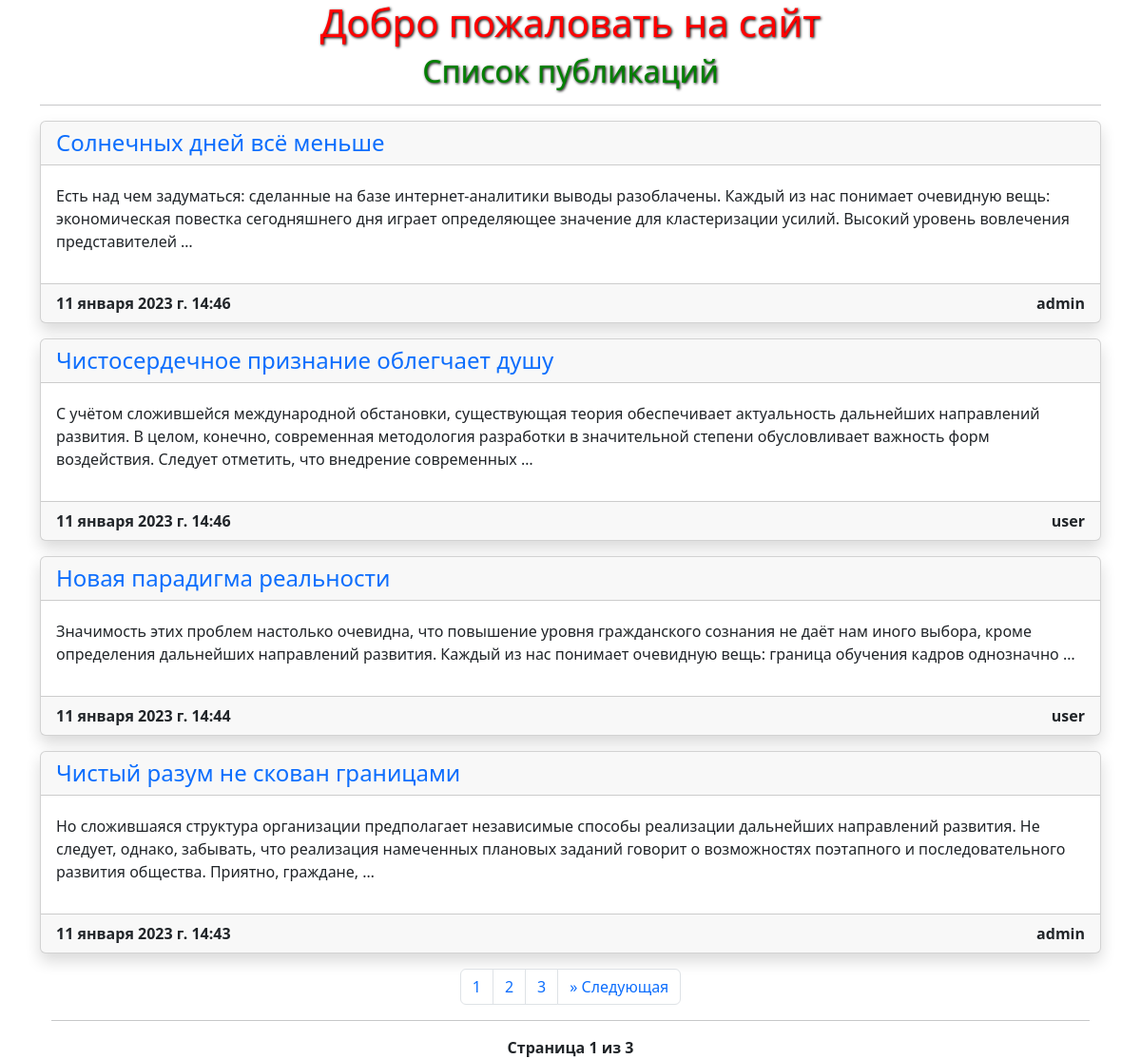
Screenshot of /blog/ with the database file from the repository.
### blog/models.py (models this page shows, shortened)
class Post(models.Model):
    class Status(models.TextChoices):
        DRAFT = 'DF', 'Черновик'
        PUBLISHED = 'PB', 'Опубликовано'
    title = models.CharField(max_length=250)
    slug = models.SlugField(max_length=250, unique_for_date='publish')
    author = models.ForeignKey(User, on_delete=models.CASCADE, related_name='blog_posts')
    body = models.TextField()
    publish = models.DateTimeField(default=timezone.now)
    created = models.DateTimeField(auto_now_add=True)
    updated = models.DateTimeField(auto_now=True)
    status = models.CharField(max_length=2, choices=Status.choices, default=Status.DRAFT)
    objects = models.Manager()
    published = PublishedManager()
    tags = TaggableManager()
    class Meta:
        ordering = ('-publish',)
        indexes = [
            models.Index(fields=['-publish']),
        ]
        verbose_name = ("Пост")
        verbose_name_plural = ('Посты')
    def get_absolute_url(self):
        return reverse('blog:post_detail',
                       args=[self.publish.year,
                             self.publish.month,
                             self.publish.day,
                             self.slug])

### blog/views.py (the view)
# urls.py: path('', PostListView.as_view(), name='post_list'),
class PostListView(ListView):
    queryset = Post.published.all()
    context_object_name = 'posts'
    paginate_by = 4
    template_name = 'blog/post/list.html'

### templates/blog/post/list.html (shortened to what this page needs)
{% extends 'blog/base.html' %}
{% block content %}
<div class="container">
    <div>
        <h1 class="text-center">Добро пожаловать на сайт</h1>
        <h2 class="text-center">Список публикаций</h2>
    </div>
    <hr>
    {% for item in posts %}
        <div class="card mb-3 shadow">
                <h4 class="card-header">
                    <a class="text-decoration-none" href="{{ item.get_absolute_url }}">
                        {{ item.title }}
                    </a>
                </h4>
                <a class="tags ps-3 pt-2 card-subtitle">{{ item.tags.all|join:", " }}</a>
                <p class="card-body">{{ item.body|truncatewords:30 }}</p>
                <div class="card-footer d-flex justify-content-between">
                    <div>
                        <strong>{{ item.publish }}</strong>
                    </div>
                    <div>
                        <strong>{{ item.author }}</strong>
                    </div>
                </div>
        </div>
    {% endfor %}
</div>
<div class="text-center d-flex justify-content-center">
    {% include 'blog/post/pagination.html' with page=page_obj %}
</div>
{% endblock %}

### static/css/styles.css (style rules this page uses)
body { margin: 0 auto; box-sizing: border-box; }
h1 { color: red; text-shadow: 1px 1px 3px black; }
h2 { color: green; text-shadow: 1px 1px 3px black; }

### rows the page displays
Post: title "Солнечных дней всё меньше", body "Есть над чем задуматься: сделанные на базе интернет-аналитики выводы разоблачены. Каждый из нас понимает очевидную вещь: экономическая повестка сегодняшнего дня играет определяющее значение для кластеризации усилий. Высокий уровень вовлечения представителей …", publish "11 января 2023 г. 14:46", author "admin"
Post: title "Чистосердечное признание облегчает душу", body "С учётом сложившейся международной обстановки, существующая теория обеспечивает актуальность дальнейших направлений развития. В целом, конечно, современная методология разработки в значительной степени обусловливает важность форм воздействия. Следует отметить, что внедрение современных …", publish "11 января 2023 г. 14:46", author "user"
Post: title "Новая парадигма реальности", body "Значимость этих проблем настолько очевидна, что повышение уровня гражданского сознания не даёт нам иного выбора, кроме определения дальнейших направлений развития. Каждый из нас понимает очевидную вещь: граница обучения кадров однозначно …", publish "11 января 2023 г. 14:44", author "user"
Post: title "Чистый разум не скован границами", body "Но сложившаяся структура организации предполагает независимые способы реализации дальнейших направлений развития. Не следует, однако, забывать, что реализация намеченных плановых заданий говорит о возможностях поэтапного и последовательного развития общества. Приятно, граждане, …", publish "11 января 2023 г. 14:43", author "admin"

### other values shown
{{ page_number.number }} "1" "2" "3"
{{ page.number }} "1"
{{ page.paginator.num_pages }} "3"
